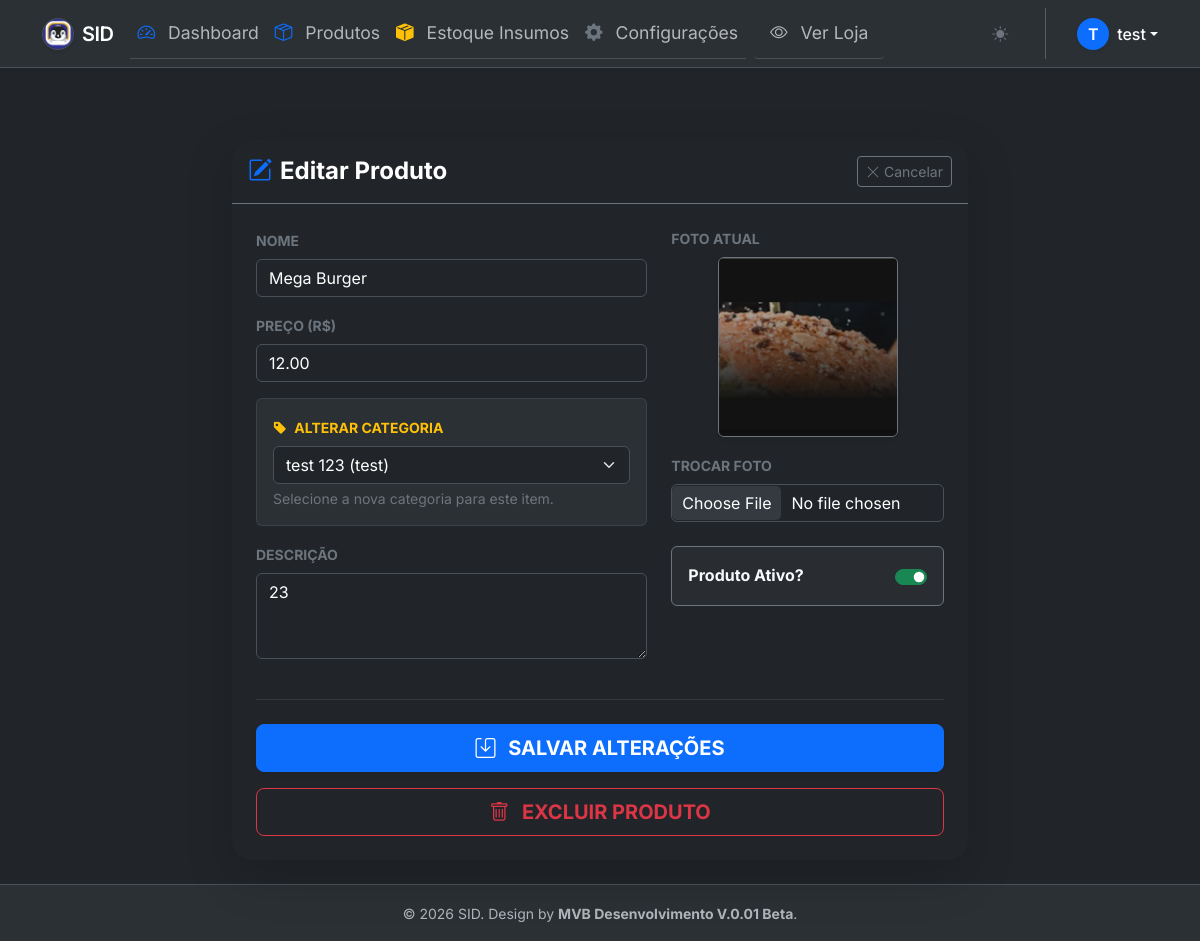
The app's page /produtos/editar/6/ (signed in) with its own data.
### core/models.py (models this page shows, shortened)
class Produto(models.Model):
    loja = models.ForeignKey(User, on_delete=models.CASCADE, related_name='meus_produtos', null=True)
    nome = models.CharField(max_length=100)
    descricao = models.TextField(verbose_name="Descrição")
    preco = models.DecimalField(max_digits=10, decimal_places=2, verbose_name="Preço")
    categoria = models.ForeignKey(Categoria, on_delete=models.SET_NULL, null=True, related_name='produtos', verbose_name="Categoria")
    foto = models.ImageField(upload_to='produtos/', blank=True, null=True)
    ativo = models.BooleanField(default=True)
    class Meta:
        indexes = [
            models.Index(fields=['loja', 'ativo']),
            models.Index(fields=['categoria']),
        ]

### core/views.py (the view)
# urls.py: path('produtos/editar/<int:id>/', views.editar_produto, name='editar_produto'),
@login_required
def editar_produto(request, id):
    produto = get_object_or_404(Produto, id=id, loja=request.user)
    if request.method == 'POST':
        form = ProdutoForm(request.POST, request.FILES, instance=produto, user=request.user)
        if form.is_valid():
            form.save()
            return redirect('produtos')
    else:
        form = ProdutoForm(instance=produto, user=request.user)
    return render(request, 'gestao/editar_produto.html', {
        'form': form,
        'produto': produto
    })

### core/forms.py (shortened to what this page needs)
class ProdutoForm(forms.ModelForm):
    nova_categoria = forms.CharField(max_length=100, required=False, widget=forms.TextInput(attrs={'class': 'form-control'}))
    class Meta:
        model = Produto
        fields = ['nome', 'descricao', 'preco', 'categoria', 'foto', 'ativo']
        widgets = {
            'nome': forms.TextInput(attrs={'class': 'form-control'}),
            'descricao': forms.Textarea(attrs={'class': 'form-control', 'rows': 3}),
            'preco': forms.NumberInput(attrs={'class': 'form-control', 'step': '0.01'}),
            'categoria': forms.Select(attrs={'class': 'form-select'}),
            'foto': forms.FileInput(attrs={'class': 'form-control'}),
            'ativo': forms.CheckboxInput(attrs={'class': 'form-check-input'}),
        }
    def __init__(self, *args, **kwargs):
        self.user = kwargs.pop('user', None)
        super(ProdutoForm, self).__init__(*args, **kwargs)
        if self.user:
            self.fields['categoria'].queryset = Categoria.objects.filter(loja=self.user)

### core/models.py (called while the page is built)
    def __str__(self):
        return f"{self.nome} ({self.loja.username if self.loja else 'Global'})"

### core/templates/gestao/editar_produto.html (shortened to what this page needs)
{% extends 'base.html' %}
{% load static %}
{% block content %}
<div class="container mt-5">
    <div class="row justify-content-center">
        <div class="col-lg-8">
            <div class="card shadow-lg border-0 bg-dark text-white" style="border-radius: 20px;">
                <div class="card-header border-secondary bg-transparent py-3">
                    <div class="d-flex justify-content-between align-items-center">
                        <h4 class="fw-bold m-0"><i class="bi bi-pencil-square text-primary me-2"></i>Editar Produto</h4>
                        <a href="{% url 'produtos' %}" class="btn btn-outline-secondary btn-sm">
                            <i class="bi bi-x-lg"></i> Cancelar
                        </a>
                    </div>
                </div>
                <div class="card-body p-4">
                    <form method="POST" enctype="multipart/form-data">
                        <div class="row">
                            <div class="col-md-7">
                                <div class="mb-3">
                                    <label class="form-label fw-bold text-secondary small">NOME</label>
                                    {{ form.nome }}
                                </div>
                                <div class="mb-3">
                                    <label class="form-label fw-bold text-secondary small">PREÇO (R$)</label>
                                    {{ form.preco }}
                                </div>
                                <div class="mb-3 p-3 rounded border border-secondary border-opacity-25" style="background-color: #2b3035;">
                                    <label class="form-label fw-bold text-warning small mb-2">
                                        <i class="bi bi-tag-fill me-1"></i> ALTERAR CATEGORIA
                                    </label>
                                    <div class="input-group">
                                        {{ form.categoria }}
                                    </div>
                                    <div class="form-text text-secondary small mt-1">Selecione a nova categoria para este item.</div>
                                </div>
                                <div class="mb-3">
                                    <label class="form-label fw-bold text-secondary small">DESCRIÇÃO</label>
                                    {{ form.descricao }}
                                </div>
                            </div>
                            <div class="col-md-5 d-flex flex-column align-items-center">
                                <label class="form-label fw-bold text-secondary small w-100 text-start">FOTO ATUAL</label>
                                <div class="mb-3 position-relative" style="width: 180px; height: 180px;">
                                    {% if produto.foto %}
                                        <img src="{{ produto.foto.url }}" class="rounded shadow-sm w-100 h-100 object-fit-cover border border-secondary">
                                    {% else %}
                                        <div class="w-100 h-100 bg-secondary bg-opacity-10 rounded d-flex align-items-center justify-content-center border border-secondary">
                                            <i class="bi bi-image text-muted fs-1"></i>
                                        </div>
                                    {% endif %}
                                </div>
                                <div class="mb-4 w-100">
                                    <label class="form-label fw-bold text-secondary small">TROCAR FOTO</label>
                                    {{ form.foto }}
                                </div>
                                <div class="card bg-secondary bg-opacity-10 border-secondary w-100 p-3">
                                    <div class="form-check form-switch d-flex justify-content-between align-items-center ps-0">
                                        <label class="form-check-label fw-bold text-light" for="{{ form.ativo.id_for_label }}">Produto Ativo?</label>
                                        {{ form.ativo }}
                                    </div>
                                </div>
                            </div>
                        </div>
                        <hr class="border-secondary my-4">
                        <div class="d-grid gap-3">
                            <button type="submit" class="btn btn-primary btn-lg fw-bold shadow-sm">
                                <i class="bi bi-save me-2"></i> SALVAR ALTERAÇÕES
                            </button>
                            <button type="button" class="btn btn-outline-danger btn-lg fw-bold" data-bs-toggle="modal" data-bs-target="#deleteModal">
                                <i class="bi bi-trash me-2"></i> EXCLUIR PRODUTO
                            </button>
                        </div>
                    </form>
                </div>
            </div>
        </div>
    </div>
</div>
{% endblock %}

### core/templates/base.html (shortened to what this page needs)
{% load static %}
<!DOCTYPE html>
<html lang="pt-br" data-bs-theme="light">
<head>
    <link href="https://cdn.jsdelivr.net/npm/bootstrap@5.3.2/dist/css/bootstrap.min.css" rel="stylesheet">
    <link rel="stylesheet" href="https://cdn.jsdelivr.net/npm/bootstrap-icons@1.11.1/font/bootstrap-icons.css">
</head>
<body>
    <nav class="navbar navbar-expand-lg border-bottom shadow-sm bg-body-tertiary sticky-top">
        <div class="container">
            <a class="navbar-brand d-flex align-items-center gap-2" href="{% if user.is_authenticated %}{% url 'login' %}{% else %}/{% endif %}">
                <img src="{% static 'img/pinguim_logo.png' %}" alt="Logo SID" width="32" height="32" class="rounded-circle shadow-sm">
                SID
            </a>
            <div class="offcanvas offcanvas-end" tabindex="-1" id="offcanvasNavbar">
                <div class="offcanvas-body pt-0">
                    <ul class="navbar-nav justify-content-start flex-grow-1 pe-3">
                        {% if user.is_authenticated %}
                            {% if user.is_superuser or user.perfil.tipo_usuario == 'ADMIN' %}
                                <li class="nav-item">
                                    <a class="nav-link active" href="{% url 'dashboard_admin' %}">
                                        <i class="bi bi-shield-lock-fill text-danger me-2"></i> Painel Admin
                                    </a>
                                </li>
                            {% else %}
                                <li class="nav-item">
                                    <a class="nav-link" href="{% url 'dashboard' %}">
                                        <i class="bi bi-speedometer2 text-primary me-2"></i> Dashboard
                                    </a>
                                </li>
                                <li class="nav-item">
                                    <a class="nav-link" href="{% url 'produtos' %}">
                                        <i class="bi bi-box-seam text-primary me-2"></i> Produtos
                                    </a>
                                </li>
                                <li class="nav-item">
                                    <a class="nav-link" href="{% url 'estoque_insumos' %}">
                                        <i class="bi bi-box-seam-fill text-warning me-2"></i> Estoque Insumos
                                    </a>
                                </li>
                                <li class="nav-item">
                                    <a class="nav-link" href="{% url 'perfil' %}">
                                        <i class="bi bi-gear-fill text-secondary me-2"></i> Configurações
                                    </a>
                                </li>
                                <li class="nav-item ms-lg-2">
                                    <a class="nav-link btn btn-sm btn-outline-warning text-start text-lg-center mt-2 mt-lg-0 px-3" href="{% url 'cardapio' %}" target="_blank">
                                        <i class="bi bi-eye me-2"></i> Ver Loja
                                    </a>
                                </li>
                            {% endif %}
                        {% endif %}
                    </ul>
                    <div class="d-flex align-items-center gap-3 mt-3 mt-lg-0">
                        <button class="btn btn-outline-secondary border-0 w-100 w-lg-auto text-start" id="bd-theme-toggle" onclick="toggleTheme()">
                            <i id="theme-icon" class="bi bi-moon-stars-fill"></i>
                        </button>
                        {% if user.is_authenticated %}
                            <div class="dropdown d-none d-lg-block ms-2">
                                <a href="#" class="d-flex align-items-center link-body-emphasis text-decoration-none dropdown-toggle" data-bs-toggle="dropdown">
                                    <div class="bg-primary text-white rounded-circle d-flex align-items-center justify-content-center shadow-sm" style="width: 32px; height: 32px; font-weight: 600;">
                                        {{ user.username|first|upper }}
                                    </div>
                                    <span class="ms-2 fw-medium">{{ user.username }}</span>
                                </a>
                            </div>
                        {% else %}
                            <a href="{% url 'login' %}" class="btn btn-primary w-100 w-lg-auto rounded-pill">
                                <i class="bi bi-box-arrow-in-right me-2"></i> Entrar
                            </a>
                        {% endif %}
                    </div>
                </div>
            </div>
        </div>
    </nav>
    <main class="py-4">
        {% block content %}{% endblock %}
    </main>
    <footer class="py-3 mt-auto border-top bg-body-tertiary">
        <div class="container text-center text-muted"><small>&copy; 2026 SID. Design by <strong>MVB Desenvolvimento V.0.01 Beta</strong>.</small></div>
    </footer>
</body>
</html>

### core/templates/base.html (style rules this page uses)
body { font-family: 'Inter', sans-serif; transition: background-color 0.3s, color 0.3s; display: flex; flex-direction: column; min-height: 100vh; }
main { flex: 1; }
.navbar-brand { font-weight: 600; letter-spacing: -0.5px; }
.navbar-brand img { transition: transform 0.2s; border: 1px solid rgba(255, 255, 255, 0.1); background-color: rgba(255, 255, 255, 0.05); }
.offcanvas-body .nav-link { font-size: 1.1rem; padding: 12px 0; border-bottom: 1px solid var(--bs-border-color-translucent); }
[data-bs-theme="dark"] .card { border-color: #373b3e; }

### core/templates/gestao/editar_produto.html (style rules this page uses)
.form-control, .form-select, textarea { background-color: #212529 !important; border-color: #495057 !important; color: #fff !important; }
.form-check-input:checked { background-color: #198754; border-color: #198754; }

### records on screen
Produto: nome "Mega Burger", preco "12.00", categoria "test 123 (test)", descricao "23", foto (picture), ativo "☑"

### other values on screen
{{ user.username|first|upper }} "T"
{{ user.username }} "test"
